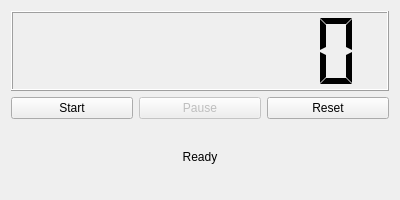
<?xml version="1.0" encoding="UTF-8"?>
<ui version="4.0">
 <class>DigitalClockWidget</class>
 <widget class="QWidget" name="DigitalClockWidget">
  <property name="geometry">
   <rect>
    <x>0</x>
    <y>0</y>
    <width>400</width>
    <height>200</height>
   </rect>
  </property>
  <property name="windowTitle">
   <string>Digital Clock</string>
  </property>
  <layout class="QVBoxLayout" name="verticalLayout">
   <item>
    <widget class="QLCDNumber" name="lcdDisplay">
     <property name="minimumSize">
      <size>
       <width>0</width>
       <height>80</height>
      </size>
     </property>
     <property name="digitCount">
      <number>8</number>
     </property>
     <property name="segmentStyle">
      <enum>QLCDNumber::Flat</enum>
     </property>
    </widget>
   </item>
   <item>
    <layout class="QHBoxLayout" name="controlsLayout">
     <item>
      <widget class="QPushButton" name="btnStart">
       <property name="text">
        <string>Start</string>
       </property>
      </widget>
     </item>
     <item>
      <widget class="QPushButton" name="btnPause">
       <property name="text">
        <string>Pause</string>
       </property>
       <property name="enabled">
        <bool>false</bool>
       </property>
      </widget>
     </item>
     <item>
      <widget class="QPushButton" name="btnReset">
       <property name="text">
        <string>Reset</string>
       </property>
      </widget>
     </item>
    </layout>
   </item>
   <item>
    <widget class="QLabel" name="lblStatus">
     <property name="text">
      <string>Ready</string>
     </property>
     <property name="alignment">
      <set>Qt::AlignCenter</set>
     </property>
    </widget>
   </item>
  </layout>
 </widget>
 <resources/>
 <connections/>
</ui>
